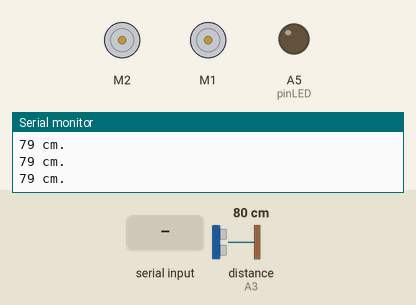
This sketch was run on a simulated Arduino Uno, built with avr-gcc and run on an emulated ATmega328P. On the bench: 2 × DC motor (green arrow = forward, orange = backward, longer = faster), output pins drawn as LEDs (lit = HIGH), the last lines printed to the serial monitor. Wiring (inferred from the names in the program): ultrasonic range finder: trigger A2; echo A3. Inputs (shaded band) come from the test bench; at power-on: distance to the obstacle (sensor on A3) 80 cm. The echo pulse lasts 58.3 µs per cm; pins used as bus, display or sensor lines are not drawn.

Above: at 8.2 s.
8.3 s: distance to the obstacle (sensor on A3) set to 23 cm
9.8 s: distance to the obstacle (sensor on A3) set to 19 cm
At 10.3 s:
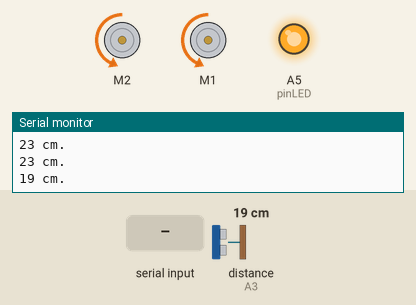
At 10.8 s:
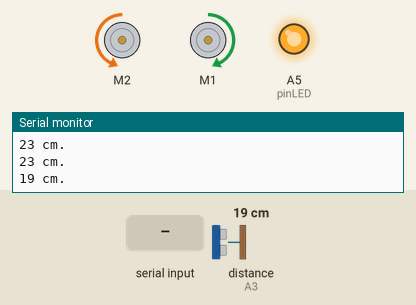
12.8 s: "1" received over the second serial link
At 13.45 s:
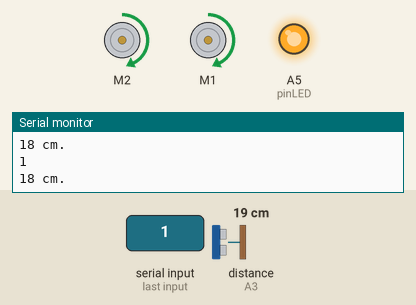
15.8 s: "3" received over the second serial link
18.8 s: "4" received over the second serial link
21.8 s: distance to the obstacle (sensor on A3) set to 4 cm
24.8 s: distance to the obstacle (sensor on A3) set to 2 cm
At 25.47 s:
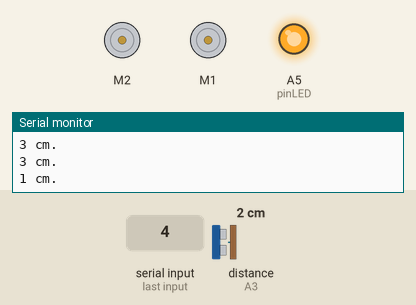
Timing chart, 0 to 27.8 s (numbered marks = the images above; inputs shaded):
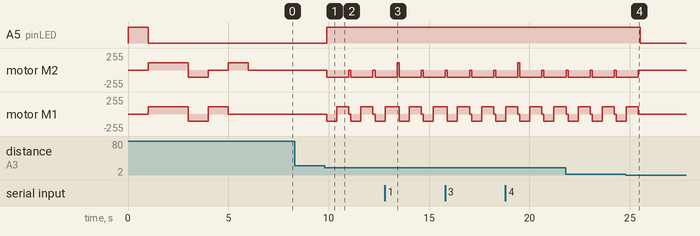

Measured:
- the behaviour switches between 21 and 20 cm on distance to the obstacle (sensor on A3) (found by bisection; images 0 and 1)
- the behaviour switches between 3 and 2 cm on distance to the obstacle (sensor on A3) (found by bisection; images 3 and 4)
- after the input at 9.8 s, A5 (pinLED): LOW → HIGH after 0.10 s; motor M2: alternates backward 110/255 for 1.1 s and stopped for 0.10 s, starting after 0.10 s; motor M1: stopped → backward 110/255 after 0.10 s, → forward 110/255 0.50 s later, → stopped 0.60 s later, → backward 110/255 0.10 s later, … (7 changes in this stretch)
- after the input at 24.8 s, A5 (pinLED): HIGH → LOW after 0.73 s; motor M2, motor M1: goes on until 25.4 s, then stays stopped

The sketch:

BT_CONTROL_TOTAL_COCHE_Ultrasonidos.ino
```cpp
//Este programa añade un sensor de ultrasonidos HC-SR04 al coche robot
//Cuando se detecte un obstáculo cerca delante del coche
//se iniciará la secuencia automática para evitarlo
//y se encenderá una LUZ roja

//-------------------------------------------
//Bluetooth
#include <SoftwareSerial.h> //biblioteca de comunicacion en serie
 //creamos la instancia BT1 para manejar el modulo esclavo bluetooth
SoftwareSerial BT1(A0,A1);

// El módulo bluetooth se conecta así
// Bluetooth_RX  -> A1_arduino
// Bluetooth_TX  -> A0_arduino
// Bluetooth_GND -> GND_arduino
// Bluetooth_VCC -> 5V_arduino

//Variables de control y/o lectura bluetooth
char valor; //un solo byte, un caracter ASCII

//----------------------------------------------
#include <AFMotor.h>
AF_DCMotor motorDer(2);
//asegurate que tienes conectado el motor derecho al puerto 1
AF_DCMotor motorIz(1);

//--------------------------------------------------------------------
//UN SENSOR ULTRASÓNICO HC-SR04 MIDE LA DISTANCIA A OBSTÁCULOS.
//conexiones del sensor HC-SR04
//trigger A2
//echo    A3
//Gnd     tierra (GND)
//Vcc     5V

//Definicion de constantes y variables usadas por el sensor ultrasonidos
const int echoPin = A3; // pin echo que recoge el rebote del pulso ultrasonico
const int trigPin = A2; // pin disparo del sensor ultrasonico
const int pinLED =  A5; // el led rojo se conecta al pin analógico A5
long tiempo; //µs que tarda el echo en ser detectado por sensor HC-SR04
long distancia; //cm hasta el obstáculo que detecta el sensor

// --------------------------------------------------------------------------------


void setup() {
  Serial.begin(9600);//iniciamos conexión motor serie
  BT1.begin(9600);   //iniciamos conexión bluetooth

//Iniciamos los pines del sensor ultrasonidos
  pinMode(trigPin, OUTPUT);
  pinMode(echoPin, INPUT);

//iniciamos el pin del LED como salida y lo probamos
pinMode(pinLED, OUTPUT);
analogWrite(pinLED, 255);
delay(1000);
analogWrite(pinLED, 0);

//Probamos que las ruedas funcionan
//Definimos la velocidad de giro de ambas ruedas
  motorDer.setSpeed(110);     // veloc entre 0-255
  motorIz.setSpeed(110);     // veloc entre 0-255
//ADELANTE
  motorDer.run(FORWARD);      // gira marcha adelante
  motorIz.run(FORWARD);      // gira marcha adelante
  delay(2000);
//ATRÁS
  motorDer.run(BACKWARD);      // gira marcha adelante
  motorIz.run(BACKWARD);      // gira marcha adelante
  delay(1000);
//DERECHA
  motorDer.run(RELEASE);      // gira marcha adelante
  motorIz.run(FORWARD);      // gira marcha adelante
  delay(1000);
//IZQUIERDA
  motorIz.run(RELEASE);      // gira marcha adelante
  motorDer.run(FORWARD);      // gira marcha adelante
  delay(1000);
//STOP
  motorDer.run(RELEASE);      // gira marcha adelante
  motorIz.run(RELEASE);      // gira marcha adelante
  delay(1000);
 }// fin del setup()


void loop() {
//Primero, medimos la distancia al obstáculo
    digitalWrite(trigPin, LOW);   // Resetea el disparador ulstrasónico
    delayMicroseconds(2);   //damos un tiempo de espera antes de lanzar un pulso
    digitalWrite(trigPin, HIGH);  // Manda EL PULSO
    delayMicroseconds(10);    //el pulso dura 10 microsegundos
    digitalWrite(trigPin, LOW); // Deshabilita la transimison de otros pulsos
    //el pin echo detecta el pulso rebotado
    tiempo = pulseIn(echoPin, HIGH) ; //mide el tiempo de ida y vuelta del pulso en µs
    distancia = tiempo / 58.28  ; // Calcula la distancia al obstáculo en cm.
    //imprimimos la distancia a obstáculo en el monitor serie
    Serial.println(String(distancia) + " cm.");
    delay(100); //retardo para separar medidas consecutivas de distancia.


//Segundo, si hay un obstáculo cerca hay que
// encender el Led rojo y evitar choque
   if (distancia < 20 && distancia >1) {
      analogWrite(pinLED, 255);//LED rojo encendido
    //se inicia maniobra para evitar el obstáculo
      motorDer.run(BACKWARD);
      motorIz.run(BACKWARD);
      delay(500);
      motorDer.run(BACKWARD);
      motorIz.run(FORWARD);
      delay(600); //el tiempo de giro se puede modificar a voluntad
      motorDer.run(RELEASE);
      motorIz.run(RELEASE);

      }
   else {analogWrite(pinLED, 0);} //LED rojo apagado

//Tercero, leemos el dato entrante via Bluetooth
  if (BT1.available())  //Si el puerto serie (Bluetooth) está disponible...
  {
    valor = BT1.read();
    Serial.println(valor);  //imprime el valor en el monitor serie

//Cuarto, decidimos qué tiene que hacer el coche
//según el valor recibido por bluetooth

//Si el dato entrante es "0" se debe PARAR
   if (valor == '0')
    {
      motorDer.run(RELEASE);
      motorIz.run(RELEASE);
    }
//Si el dato entrante es "1" marcha ADELANTE
    else if (valor == '1')
    {
     motorDer.run(FORWARD);
     motorIz.run(FORWARD);
    }
//Si el dato entrante es "2" marcha ATRÁS
    else if (valor == '2')
    {
      motorDer.run(BACKWARD);
      motorIz.run(BACKWARD);
    }

//Si el dato entrante es "3" Gira a la DERECHA
    else if (valor == '3')
    {
      motorDer.run(RELEASE);
      motorIz.run(FORWARD);
    }
//Si el dato entrante es "4" gira a IZQUIERDA
    else if (valor == '4')
    {
       motorIz.run(RELEASE);
       motorDer.run(FORWARD);
    }


 }//fin del if (BT1.available())
} //fin del loop()
```
